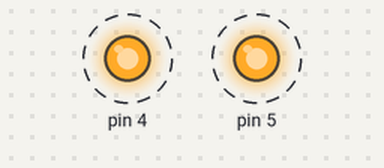
Recording of a sketch running on a simulated Arduino Uno, built with avr-gcc and run on an emulated ATmega328P. Parts: output pins drawn as LEDs (lit = HIGH). Dashed ring = blinking.

Above: at 0.05 s.
Timing chart, 0 to 3.0 s (numbered marks = the images above):
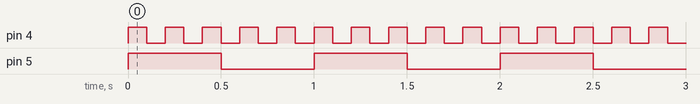

The sketch:

HolaMundo03.ino
```cpp
class LedA{
  private:
  int ledPin;
  int ledState;
  unsigned long previousMillis;

  public:
  LedA(int t_ledPin){
     ledPin = t_ledPin;
     previousMillis = 0;
    };

  void pinConfig(){//configura como puerto de salida
    pinMode(ledPin,OUTPUT);  //El valor enviado al pin por defecto es 0: valor cercano a 0 voltios, Apagado
    ledState = HIGH;
    digitalWrite(ledPin,ledState);
    };

  void blink(unsigned long t_delay, unsigned long t_currentMillis){  //Titilar,periodo de parpadeo = 2 * delay
    if((t_currentMillis-previousMillis)>= t_delay){
      previousMillis=t_currentMillis;   //Guardamos tiempo del ultimo cambio
      ledState=!ledState; //cambiamos estado del led
      digitalWrite(ledPin,ledState);
    };
    };
};

LedA ledAzul(4);
LedA ledAmarillo(5);

void setup() {
  // put your setup code here, to run once:}
  ledAzul.pinConfig();
  ledAmarillo.pinConfig();

}

void loop() {
   unsigned long currentMillis;
   currentMillis = millis();

  ledAzul.blink(100, currentMillis);//funcion de titilar
  ledAmarillo.blink(500, currentMillis);//funcion de titilar

}
```

Measured:
- by itself, pin 4: alternates HIGH for 0.10 s and LOW for 0.10 s
- by itself, pin 5: alternates HIGH for 0.50 s and LOW for 0.50 s
